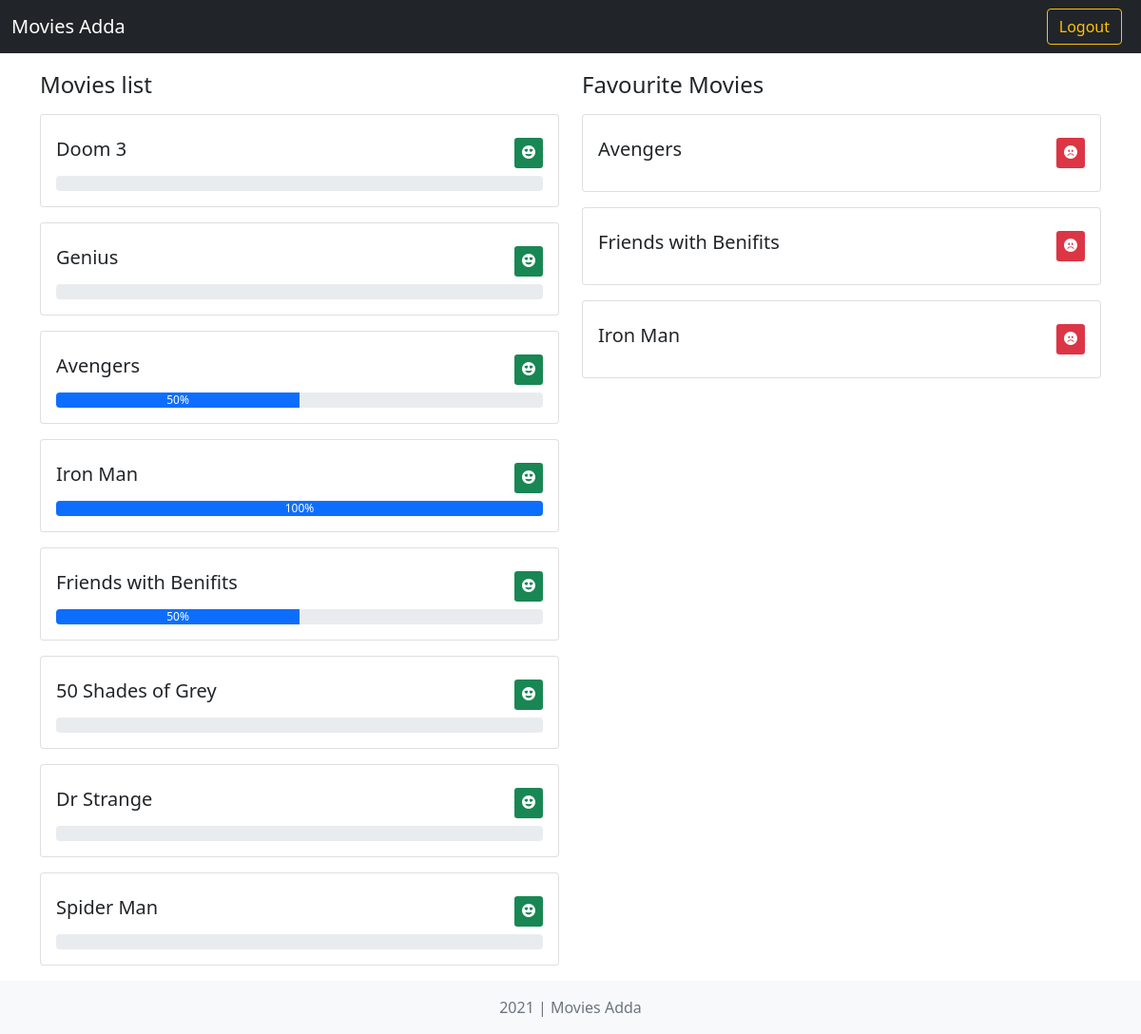
Before: /dashboard/ (signed in) with the older database file.
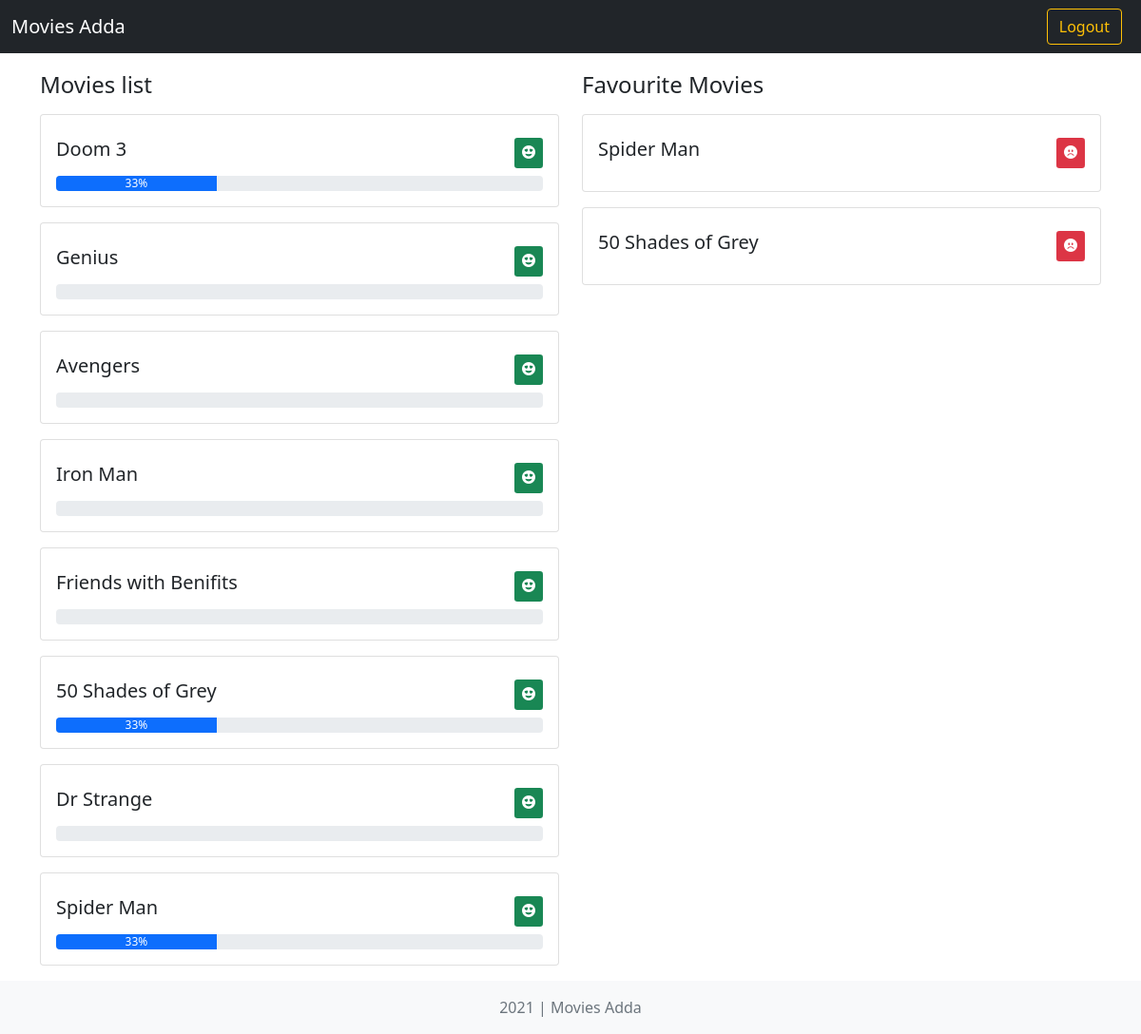
After: the same page with the newer database file.
### Home/models.py (models this page shows)
class Movies(models.Model):
    name = models.CharField(default='Unknown', max_length=50)
    rate = models.IntegerField(default=50, validators=[MinValueValidator(0), MaxValueValidator(100)])
    def __str__(self):
        return self.name

### Dashboard/models.py (models this page shows, shortened)
class FavMovies(models.Model):
    name = models.ForeignKey(Movies, on_delete=models.CASCADE)
    user = models.ForeignKey(User, on_delete=models.CASCADE)

### Dashboard/views.py (the view)
# urls.py: path('', views.dash, name='Dashboard'),
def dash(request):
    if request.user.is_authenticated:
        context = {}
        context['Movies'] = reversed(Movies.objects.all())
        context['FavMovies'] = FavMovies.objects.filter(user=request.user)
        return render(request, 'dashboard.html', context)
    return redirect('/')

### templates/dashboard.html (shortened to what this page needs)
<!doctype html>
<html lang="en">
<head>
    <link href="https://cdn.jsdelivr.net/npm/bootstrap@5.1.3/dist/css/bootstrap.min.css" rel="stylesheet"
>
    <link rel="stylesheet" href="https://cdn.jsdelivr.net/npm/bootstrap-icons@1.7.2/font/bootstrap-icons.css">
</head>
<body>
    <header class="mb-5">
        <nav class="navbar navbar-expand-md navbar-dark fixed-top bg-dark">
            <div class="container-fluid">
                <a class="navbar-brand" href="/">Movies Adda</a>
                <form class="d-flex" action='/login/'>
                    <button class="btn btn-outline-warning mx-2" type="submit">Logout</button>
                </form>
            </div>
        </nav>
    </header>
    <main class="container mt-5">
        <div class="row">
            <div class="col-md-6">
                <h4 style="margin-top: 5%;">Movies list</h4>
                {% if Movies %}
                {% for movie in Movies %}
                <div class="card my-3">
                    <div class="card-body">
                        <div class="d-flex justify-content-between my-2">
                            <h5 class="card-title">{{movie.name}}</h5> <a href="/dashboard/add/{{movie.id}}"
                                class="btn-success btn-sm"><i class="bi bi-emoji-heart-eyes-fill"></i></a>
                        </div>
                        <div class="progress">
                            <div class="progress-bar" role="progressbar" style="width: {{movie.rate}}%;"
                                aria-valuenow="{{movie.rate}}" aria-valuemin="0" aria-valuemax="100">{{movie.rate}}%
                            </div>
                        </div>
                    </div>
                </div>
                {% endfor %}
                {% endif %}
            </div>
            <div class="col-md-6">
                <h4 style="margin-top: 5%;">Favourite Movies</h4>
                {% if FavMovies %}
                {% for movie in FavMovies %}
                <div class="card my-3">
                    <div class="card-body">
                        <div class="d-flex justify-content-between my-2">
                            <h5 class="card-title">{{movie.name}}</h5> <a href="/dashboard/rm/{{movie.id}}"
                                class="btn-danger btn-sm"><i class="bi bi-emoji-frown-fill"></i></a>
                        </div>
                    </div>
                </div>
                {% endfor %}
                {% endif %}
            </div>
        </div>
    </main>
    <footer class="footer text-center mt-auto py-3 bg-light">
        <div class="container">
            <span class="text-muted">2021 | Movies Adda</span>
        </div>
    </footer>
</body>
</html>

Changed rows visible on the page:
removed FavMovies: name "Avengers"
removed FavMovies: name "Friends with Benifits"
removed FavMovies: name "Iron Man"
changed Movies "Doom 3": rate (not shown) → "33"
changed Movies "Avengers": rate "50" → (not shown)
changed Movies "Iron Man": rate "100" → (not shown)
changed Movies "Friends with Benifits": rate "50" → (not shown)
changed Movies "50 Shades of Grey": rate (not shown) → "33"
changed Movies "Spider Man": rate (not shown) → "33"
added FavMovies: name "Spider Man"
added FavMovies: name "50 Shades of Grey"
